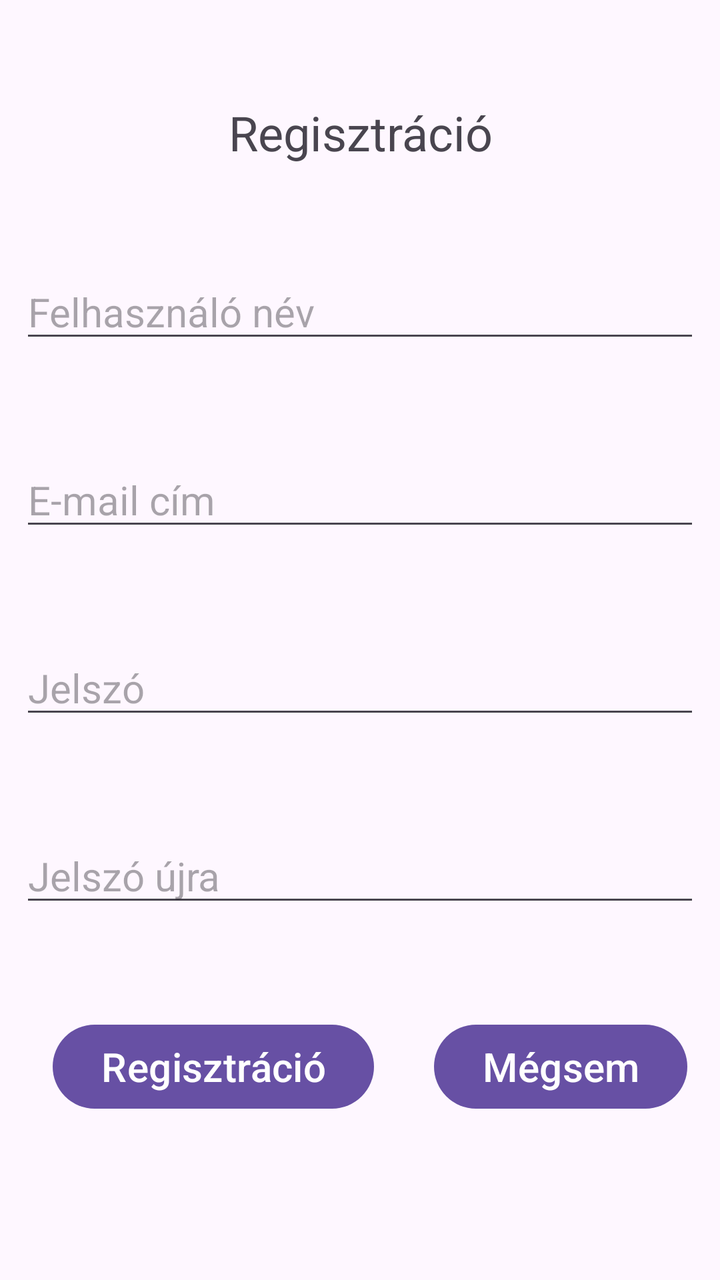
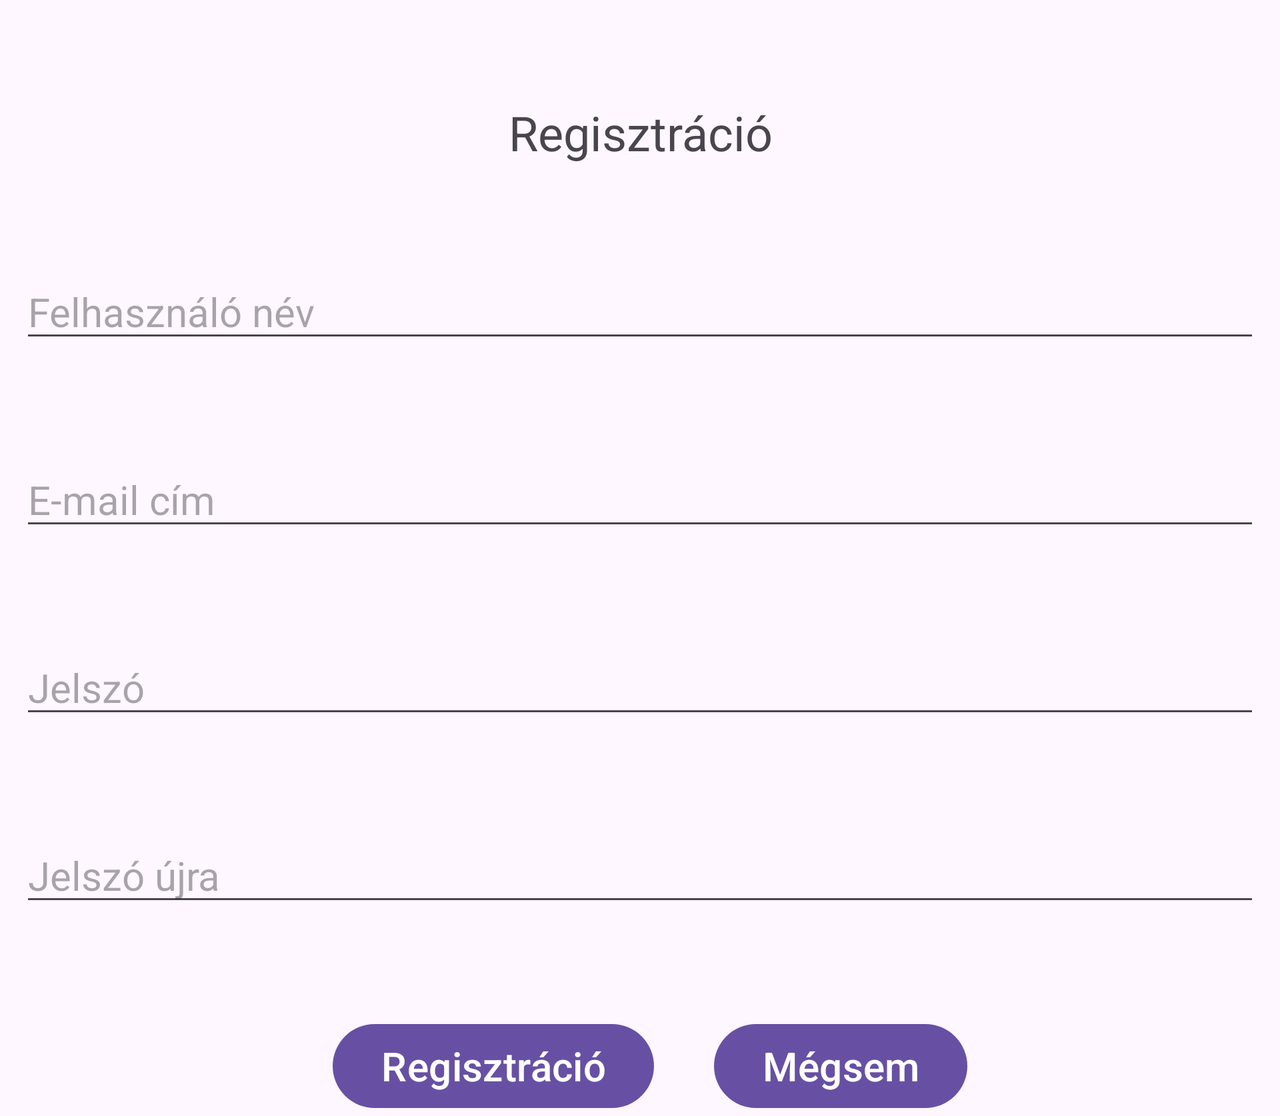

The same Android screen from two of the app's own layout files: first res/layout/ as a phone draws it, then the repository's variant for another configuration, drawn on a device whose configuration selects that folder. Both files follow.
<!-- AndroidManifest.xml: application theme Theme.CarpetProject -->
<!-- res/layout/activity_register.xml -->
<?xml version="1.0" encoding="utf-8"?>
<RelativeLayout
    xmlns:android="http://schemas.android.com/apk/res/android"
    xmlns:tools="http://schemas.android.com/tools"
    xmlns:app="http://schemas.android.com/apk/res-auto"
    android:layout_width="match_parent"
    android:layout_height="match_parent"
    tools:context=".RegisterActivity">

    <TextView
        android:id="@+id/registrationTextView"
        android:layout_width="match_parent"
        android:layout_height="wrap_content"
        android:layout_marginTop="50dp"
        android:textSize="24sp"
        android:text="@string/registration"
        android:layout_alignParentStart="true"
        android:layout_alignParentEnd="true"
        android:textAlignment="center"
        />

    <EditText
        android:id="@+id/userNameEditText"
        android:layout_width="match_parent"
        android:layout_height="wrap_content"
        android:layout_below="@id/registrationTextView"
        android:layout_marginTop="50dp"
        android:hint="@string/name"
        android:ems="10"
        android:layout_alignParentStart="true"
        android:layout_alignParentEnd="true"
        android:inputType="textPersonName"
        android:textSize="20sp"
        android:layout_marginLeft="10dp"
        android:layout_marginRight="10dp"
        />

    <EditText
        android:id="@+id/userEmailEditText"
        android:layout_width="match_parent"
        android:layout_height="wrap_content"
        android:layout_below="@id/userNameEditText"
        android:layout_marginTop="50dp"
        android:hint="@string/email"
        android:ems="10"
        android:layout_alignParentStart="true"
        android:layout_alignParentEnd="true"
        android:inputType="textEmailAddress"
        android:textSize="20sp"
        android:layout_marginLeft="10dp"
        android:layout_marginRight="10dp"
        />

    <EditText
        android:id="@+id/userPasswordEditText"
        android:layout_width="match_parent"
        android:layout_height="wrap_content"
        android:layout_below="@id/userEmailEditText"
        android:layout_marginTop="50dp"
        android:hint="@string/password"
        android:ems="10"
        android:layout_alignParentStart="true"
        android:layout_alignParentEnd="true"
        android:inputType="textPassword"
        android:textSize="20sp"
        android:layout_marginLeft="10dp"
        android:layout_marginRight="10dp"
        />

    <EditText
        android:id="@+id/userPasswordAgainEditText"
        android:layout_width="match_parent"
        android:layout_height="wrap_content"
        android:layout_below="@id/userPasswordEditText"
        android:layout_marginTop="50dp"
        android:hint="@string/password_again"
        android:ems="10"
        android:layout_alignParentStart="true"
        android:layout_alignParentEnd="true"
        android:inputType="textPassword"
        android:textSize="20sp"
        android:layout_marginLeft="10dp"
        android:layout_marginRight="10dp"
        />

    <LinearLayout
        android:layout_width="wrap_content"
        android:layout_height="wrap_content"
        android:orientation="horizontal"
        android:layout_below="@+id/userPasswordAgainEditText"
        android:layout_centerHorizontal="true"
        >

        <Button
            android:id="@+id/registerButton"
            android:layout_width="wrap_content"
            android:layout_height="50dp"
            android:layout_marginTop="50dp"
            android:minHeight="50dp"
            android:onClick="register"
            android:text="@string/registration"
            android:textSize="20sp"
            android:layout_marginLeft="10dp"
            android:layout_marginRight="10dp"/>

        <Button
            android:id="@+id/cancelButton"
            android:layout_width="wrap_content"
            android:layout_height="50dp"
            android:layout_marginTop="50dp"
            android:minHeight="50dp"
            android:onClick="cancel"
            android:text="@string/cancel"
            android:textSize="20sp"
            android:layout_marginLeft="10dp"
            android:layout_marginRight="10dp"
            android:layout_marginStart="20dp"/>
    </LinearLayout>
</RelativeLayout>
<!-- resources referenced by this layout -->
<resources>
  <string name="cancel">Mégsem</string>
  <string name="email">E-mail cím</string>
  <string name="name">Felhasználó név</string>
  <string name="password">Jelszó</string>
  <string name="password_again">Jelszó újra</string>
  <string name="registration">Regisztráció</string>
  <style name="Theme.CarpetProject" parent="Base.Theme.CarpetProject" />
  <style name="Base.Theme.CarpetProject" parent="Theme.Material3.DayNight.NoActionBar">
          
          
      </style>
</resources>
<!-- res/layout-land/activity_register.xml (the repository's variant of the layout above) -->
<!-- drawn on the phone turned sideways -->
<?xml version="1.0" encoding="utf-8"?>
<ScrollView xmlns:android="http://schemas.android.com/apk/res/android"
    xmlns:app="http://schemas.android.com/apk/res-auto"
    xmlns:tools="http://schemas.android.com/tools"
    android:layout_width="match_parent"
    android:layout_height="match_parent">

<RelativeLayout
    android:layout_width="match_parent"
    android:layout_height="wrap_content"
    tools:context=".RegisterActivity">

    <TextView
        android:id="@+id/registrationTextView"
        android:layout_width="match_parent"
        android:layout_height="wrap_content"
        android:layout_marginTop="50dp"
        android:textSize="24sp"
        android:text="@string/registration"
        android:layout_alignParentStart="true"
        android:layout_alignParentEnd="true"
        android:textAlignment="center"
        />

    <EditText
        android:id="@+id/userNameEditText"
        android:layout_width="match_parent"
        android:layout_height="wrap_content"
        android:layout_below="@id/registrationTextView"
        android:layout_marginTop="50dp"
        android:hint="@string/name"
        android:ems="10"
        android:layout_alignParentStart="true"
        android:layout_alignParentEnd="true"
        android:inputType="textPersonName"
        android:textSize="20sp"
        android:layout_marginLeft="10dp"
        android:layout_marginRight="10dp"
        />

    <EditText
        android:id="@+id/userEmailEditText"
        android:layout_width="match_parent"
        android:layout_height="wrap_content"
        android:layout_below="@id/userNameEditText"
        android:layout_marginTop="50dp"
        android:hint="@string/email"
        android:ems="10"
        android:layout_alignParentStart="true"
        android:layout_alignParentEnd="true"
        android:inputType="textEmailAddress"
        android:textSize="20sp"
        android:layout_marginLeft="10dp"
        android:layout_marginRight="10dp"
        />

    <EditText
        android:id="@+id/userPasswordEditText"
        android:layout_width="match_parent"
        android:layout_height="wrap_content"
        android:layout_below="@id/userEmailEditText"
        android:layout_marginTop="50dp"
        android:hint="@string/password"
        android:ems="10"
        android:layout_alignParentStart="true"
        android:layout_alignParentEnd="true"
        android:inputType="textPassword"
        android:textSize="20sp"
        android:layout_marginLeft="10dp"
        android:layout_marginRight="10dp"
        />

    <EditText
        android:id="@+id/userPasswordAgainEditText"
        android:layout_width="match_parent"
        android:layout_height="wrap_content"
        android:layout_below="@id/userPasswordEditText"
        android:layout_marginTop="50dp"
        android:hint="@string/password_again"
        android:ems="10"
        android:layout_alignParentStart="true"
        android:layout_alignParentEnd="true"
        android:inputType="textPassword"
        android:textSize="20sp"
        android:layout_marginLeft="10dp"
        android:layout_marginRight="10dp"
        />

    <LinearLayout
        android:layout_width="wrap_content"
        android:layout_height="wrap_content"
        android:orientation="horizontal"
        android:layout_below="@+id/userPasswordAgainEditText"
        android:layout_centerHorizontal="true"
        >

        <Button
            android:id="@+id/registerButton"
            android:layout_width="wrap_content"
            android:layout_height="50dp"
            android:layout_marginTop="50dp"
            android:minHeight="50dp"
            android:onClick="register"
            android:text="@string/registration"
            android:textSize="20sp"
            android:layout_marginLeft="10dp"
            android:layout_marginRight="10dp"/>

        <Button
            android:id="@+id/cancelButton"
            android:layout_width="wrap_content"
            android:layout_height="50dp"
            android:layout_marginTop="50dp"
            android:minHeight="50dp"
            android:onClick="cancel"
            android:text="@string/cancel"
            android:textSize="20sp"
            android:layout_marginLeft="10dp"
            android:layout_marginRight="10dp"
            android:layout_marginStart="20dp"/>
    </LinearLayout>
</RelativeLayout>
</ScrollView>
